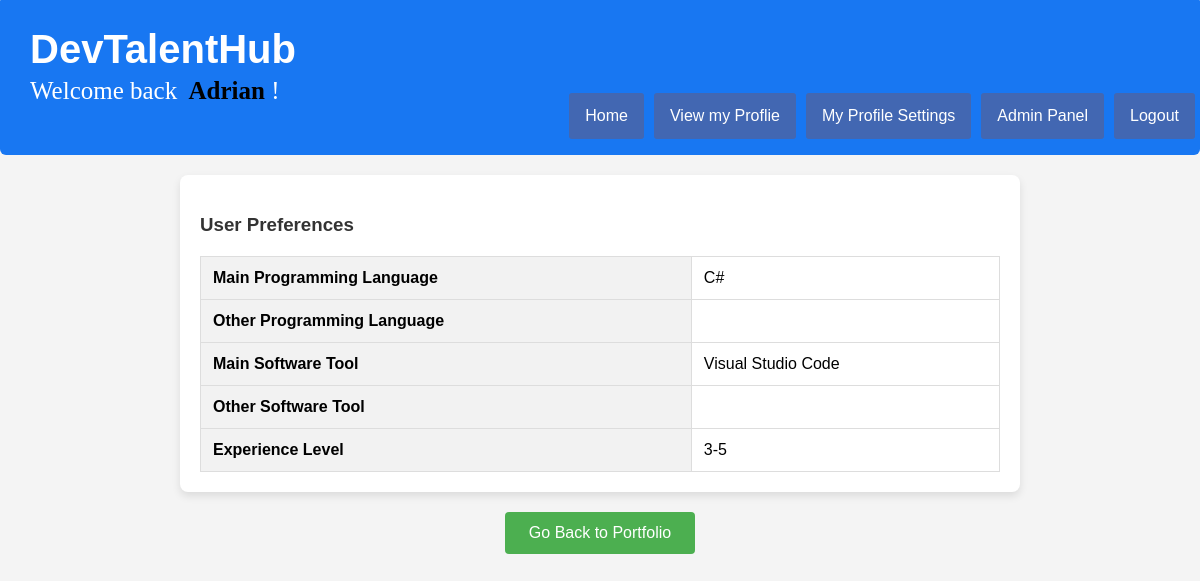
The page /display_preferences.php (signed in) on the database as committed earlier.
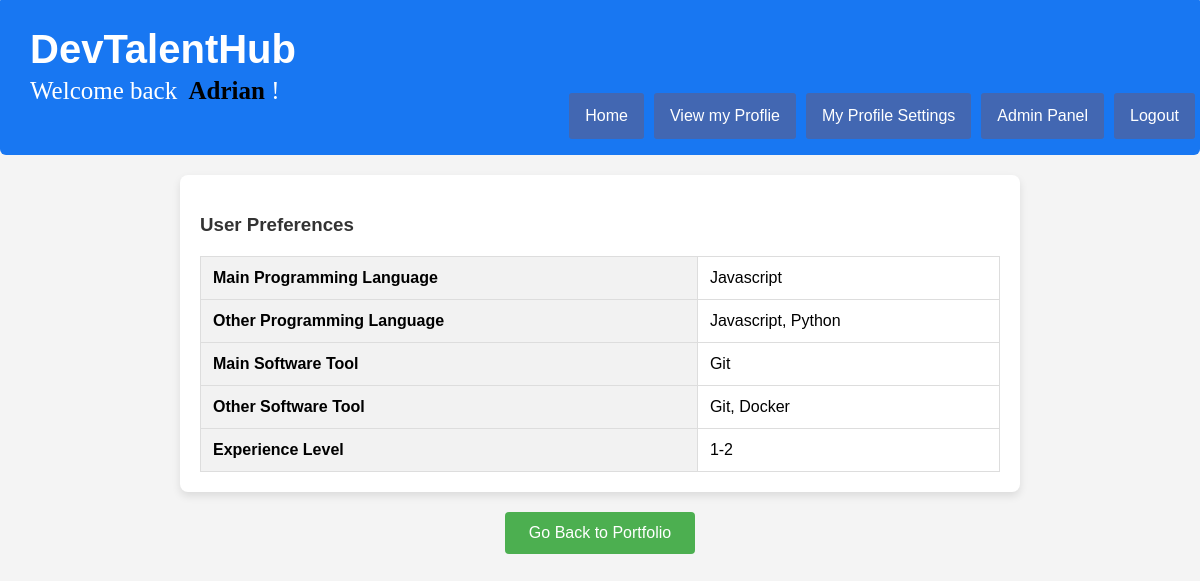
The same page on the database as committed later.
### tables this page shows
CREATE TABLE `user_preferences` (
  `id` int(11) NOT NULL,
  `user_id` int(11) DEFAULT NULL,
  `language` varchar(150) DEFAULT NULL,
  `tool` varchar(150) DEFAULT NULL,
  `experience` varchar(20) DEFAULT NULL,
  `createdBy` int(5) DEFAULT NULL,
  `created_at` timestamp NOT NULL DEFAULT current_timestamp(),
  `1languages` varchar(150) DEFAULT NULL,
  `1tools` varchar(150) DEFAULT NULL,
  `framework` varchar(150) DEFAULT NULL,
  `1frameworks` varchar(150) DEFAULT NULL
);

### includes/retrieve_data.php (called while the page is built, shortened)
<?php
	$preferences = mysqli_query($link, "SELECT * FROM user_preferences WHERE createdBy={$_SESSION['id']}");

### display_preferences.php (the view, shortened to what this page needs)
<?php
require_once('config.php');
require_once(ROOT_PATH . '/includes/head_section.php');
require_once(ROOT_PATH . '/includes/retrieve_data.php');
?>
<head>
</head>
<?php include(ROOT_PATH . '/includes/navbar_logged_in.php'); ?>
<div class="profile-container">
    <h3>User Preferences</h3>
    <table class="styled-table">
        <?php
        $previousUserId = null;
        while ($row = $preferences->fetch_assoc()) {
            if ($previousUserId !== $row['createdBy']) {
                ?>
                <tr>
                    <th>Main Programming Language</th>
                    <td><?php echo $row['language']; ?></td>
                </tr>
                <tr>
                    <th>Other Programming Language</th>
                    <td><?php echo $row['1languages']; ?></td>
                </tr>
                <tr>
                    <th>Main Software Tool</th>
                    <td><?php echo $row['tool']; ?></td>
                </tr>
                <tr>
                    <th>Other Software Tool</th>
                    <td><?php echo $row['1tools']; ?></td>
                </tr>
                <tr>
                    <th>Experience Level</th>
                    <td><?php echo $row['experience']; ?></td>
                </tr>
                <?php
            }
            $previousUserId = $row['createdBy'];
        }
        ?>
    </table>
</div>
<div style="text-align: center">
<a href="myportfolio.php" class="btn">Go Back to Portfolio</a>
</div>

### includes/head_section.php (shortened to what this page needs)
<!doctype html>
<html lang="en">
  <head>
	<link rel="stylesheet" href="static/public_styling.css">

### includes/navbar_logged_in.php
<?php require_once(ROOT_PATH . '/includes/retrieve_data.php'); ?>
<div class="navbar">
	<div class="logo_div">
		<a href="dashboard.php"><h1>DevTalentHub</h1></a>
	</div>
	<ul>
	  <li><a class="active" href="dashboard.php">Home</a></li>
	  <li><a href="viewmyprofile.php">View my Proflie</a>
	  <li><a href="myportfolio.php">My Profile Settings</a></li>
	  <li><a href="admin_panel.php">Admin Panel</a></li>
	  <li><a class="active" href="logout.php">Logout</a></li>
	</ul>
 <span style="color: white; margin-left: 30px; font-size: 25px; font-family: 'Averia Serif Libre' , cursive">Welcome back </span>
 <span style="margin-left: 5px; font-size: 25px; font-family: 'Averia Serif Libre' , cursive; font-weight: bold;"><?php echo $_SESSION['username']?> </span>
 <span style="color: white; font-size: 25px; font-family: 'Averia Serif Libre' , cursive">!</span>
</div>

### static/public_styling.css (style rules this page uses)
html { height: 100%; box-sizing: border-box; }
h1 { color: white; font-family: 'Helvetica', cursive; font-size: 40px; margin-left: 30px; margin-bottom: 5px; }
a { text-decoration: none; }
.navbar { margin: 0 auto; overflow: hidden; background-color: #1877f2; border-radius: 1px 1px 6px 6px; }
.navbar ul { list-style-type: none; float: right; }
.navbar ul li { float: left; font-family: 'Helvetica', cursive; margin-left: 5px; margin-right: 5px; }
.navbar ul li a { display: block; color: #fff; text-align: center; padding: 14px 16px; text-decoration: none; border-radius: 3px; background-color: #4267B2; transition: background-color 0.3s ease-in-out; }

### display_preferences.php (style rules this page uses)
.profile-container { max-width: 800px; margin: 20px auto; background-color: #fff; border-radius: 8px; padding: 20px; box-shadow: 0 4px 8px rgba(0, 0, 0, 0.1); }
h2, h3 { color: #333; }
table.styled-table { width: 100%; border-collapse: collapse; margin-top: 20px; }
table.styled-table th, table.styled-table td { border: 1px solid #ddd; padding: 12px; text-align: left; }
table.styled-table th { background-color: #f2f2f2; }
.btn { display: inline-block; padding: 12px 24px; background-color: #4CAF50; color: #fff; text-decoration: none; border-radius: 4px; cursor: pointer; text-align: center; }

Rows that differ between the two databases and show on the page:
removed user_preferences: language "C#", tool "Visual Studio Code", experience "3-5"
added user_preferences: language "Javascript", 1languages "Javascript, Python", tool "Git", 1tools "Git, Docker", experience "1-2"
